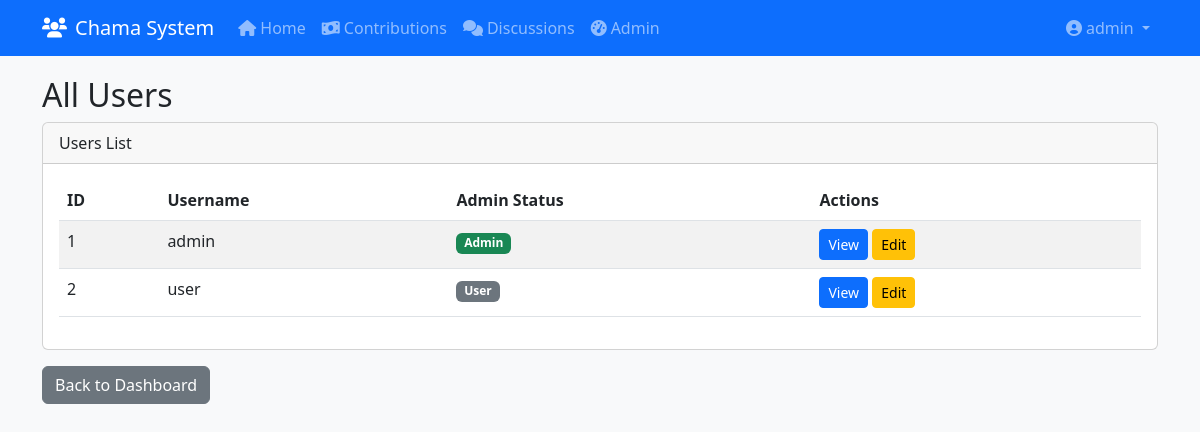
Before: /admin/users (signed in) with the older database file.
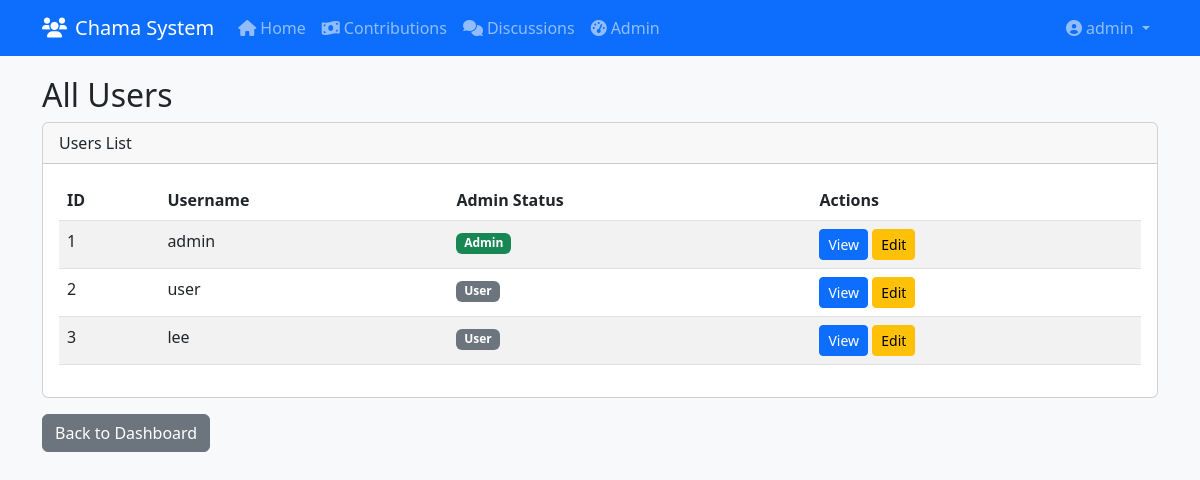
After: the same page with the newer database file.
### final_app.py (models this page shows)
class User(db.Model, UserMixin):
    id = db.Column(db.Integer, primary_key=True)
    username = db.Column(db.String(80), unique=True, nullable=False)
    password = db.Column(db.String(200), nullable=False)
    is_admin = db.Column(db.Boolean, default=False)
    members = db.relationship('Member', backref='user', lazy=True)
    notifications = db.relationship('Notification', backref='user', lazy=True)
    discussions = db.relationship('Discussion', backref='user', lazy=True)
    messages = db.relationship('Message', backref='user', lazy=True)

### final_app.py (the view)
@app.route('/admin/users')
@login_required
@admin_required
def admin_users():
    users = User.query.all()
    return render_template('admin/users.html', users=users)

### final_app.py (called while the page is built)
@login_manager.user_loader
def load_user(user_id):
    return User.query.get(int(user_id))

def admin_required(f):
    @wraps(f)
    def decorated_function(*args, **kwargs):
        if not current_user.is_admin:
            abort(403)
        return f(*args, **kwargs)
    return decorated_function

### templates/admin/users.html
{% extends "base.html" %}
{% block content %}
<h2>All Users</h2>
<div class="card">
    <div class="card-header">
        Users List
    </div>
    <div class="card-body">
        <table class="table table-striped">
            <thead>
                <tr>
                    <th>ID</th>
                    <th>Username</th>
                    <th>Admin Status</th>
                    <th>Actions</th>
                </tr>
            </thead>
            <tbody>
                {% for user in users %}
                <tr>
                    <td>{{ user.id }}</td>
                    <td>{{ user.username }}</td>
                    <td>
                        {% if user.is_admin %}
                            <span class="badge bg-success">Admin</span>
                        {% else %}
                            <span class="badge bg-secondary">User</span>
                        {% endif %}
                    </td>
                    <td>
                        <a href="#" class="btn btn-sm btn-primary">View</a>
                        <a href="#" class="btn btn-sm btn-warning">Edit</a>
                    </td>
                </tr>
                {% endfor %}
            </tbody>
        </table>
    </div>
</div>
<div class="mt-3">
    <a href="{{ url_for('admin_dashboard') }}" class="btn btn-secondary">Back to Dashboard</a>
</div>
{% endblock %}

### templates/navbar.html (shortened to what this page needs)
<nav class="navbar navbar-expand-lg navbar-dark bg-primary">
    <div class="container">
        <a class="navbar-brand" href="{{ url_for('index') }}">
            <i class="fas fa-users me-2"></i>Chama System
        </a>
        <div class="collapse navbar-collapse" id="navbarNav">
            {% if current_user.is_authenticated %}
            <ul class="navbar-nav me-auto">
                <li class="nav-item">
                    <a class="nav-link {% if request.path == url_for('index') %}active{% endif %}" href="{{ url_for('index') }}">
                        <i class="fas fa-home me-1"></i>Home
                    </a>
                </li>
                <li class="nav-item">
                    <a class="nav-link {% if request.path == url_for('contributions') %}active{% endif %}" href="{{ url_for('contributions') }}">
                        <i class="fas fa-money-bill-wave me-1"></i>Contributions
                    </a>
                </li>
                <li class="nav-item">
                    <a class="nav-link {% if request.path == url_for('discussions') %}active{% endif %}" href="{{ url_for('discussions') }}">
                        <i class="fas fa-comments me-1"></i>Discussions
                    </a>
                </li>
                {% if current_user.is_admin %}
                <li class="nav-item">
                    <a class="nav-link {% if request.path == url_for('admin_dashboard') %}active{% endif %}" href="{{ url_for('admin_dashboard') }}">
                        <i class="fas fa-tachometer-alt me-1"></i>Admin
                    </a>
                </li>
                {% endif %}
            </ul>
            <ul class="navbar-nav">
                <li class="nav-item dropdown">
                    <a class="nav-link dropdown-toggle" href="#" id="navbarDropdown" role="button"
                       data-bs-toggle="dropdown" aria-expanded="false">
                        <i class="fas fa-user-circle me-1"></i>{{ current_user.username }}
                    </a>
                </li>
            </ul>
            {% endif %}
        </div>
    </div>
</nav>

Changed rows visible on the page:
added User: id "3", username "lee", is_admin "User"
